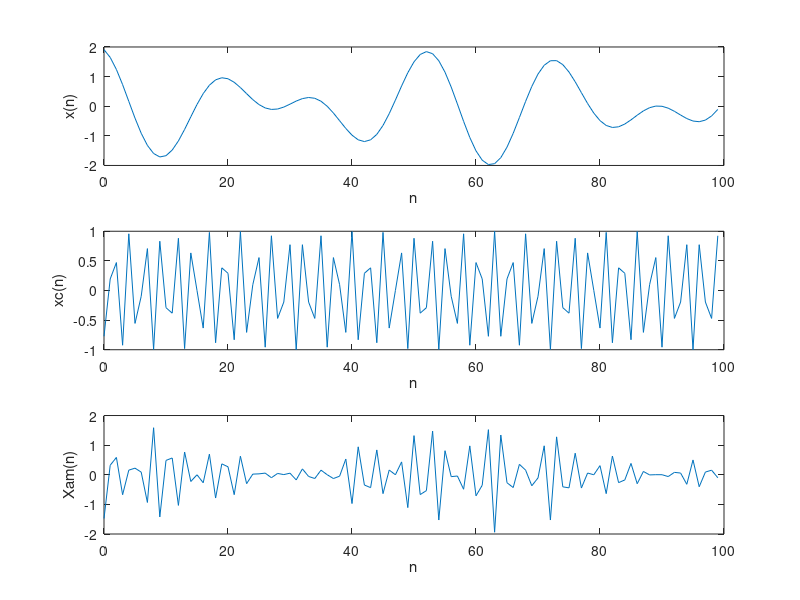
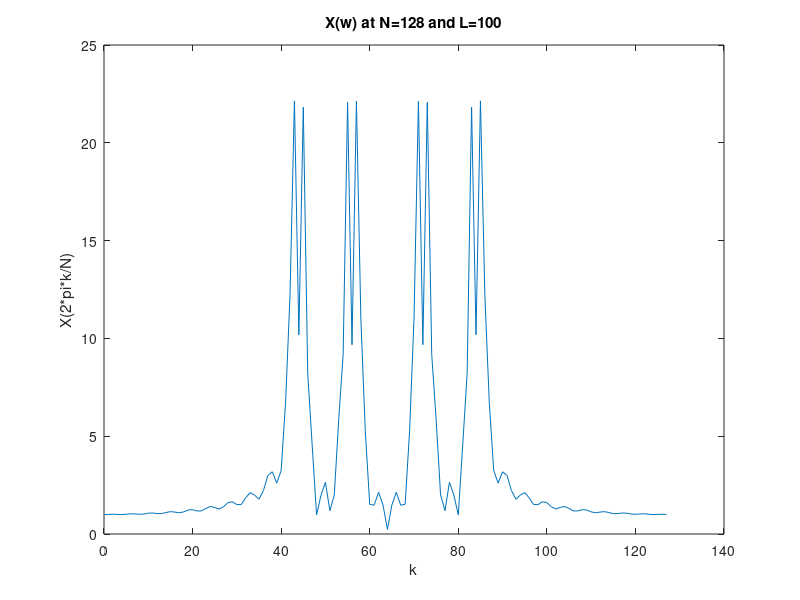

Reproduce these figures in MATLAB, in order.
L = 100;
f1=1/18;
f2=5/128;
fc=50/128;
n = 0:L-1;
xn=[0];
xc=[0];
xam=[0];
for k0=1:L
   xn(k0) = cos(2*pi*f1*k0) + cos(2*pi*f2*k0);
   xc(k0) = cos(2*pi*fc*k0);
   xam(k0) = xn(k0) * xc(k0);
end

figure(1)
subplot(3,1,1)
plot(n, xn)
xlabel('n') 
ylabel('x(n)')

subplot(3,1,2)
plot(n, xc)
xlabel('n') 
ylabel('xc(n)')

subplot(3,1,3)
plot(n, xam)
xlabel('n') 
ylabel('Xam(n)')

N = 128;
nw = 0:N-1;
xw= [0];
for n0=0:N-1
    result = 0;
    for k1=0:L-1
        w = 2*pi*k1/N;
        result = result + xam(k1+1) * exp(-1*1j*w*n0);
    end
    xw(n0+1) = result;
end

figure(2)
plot(nw, abs(xw));
xlabel('k') 
ylabel('X(2*pi*k/N)')
title('X(w) at N=128 and L=100')